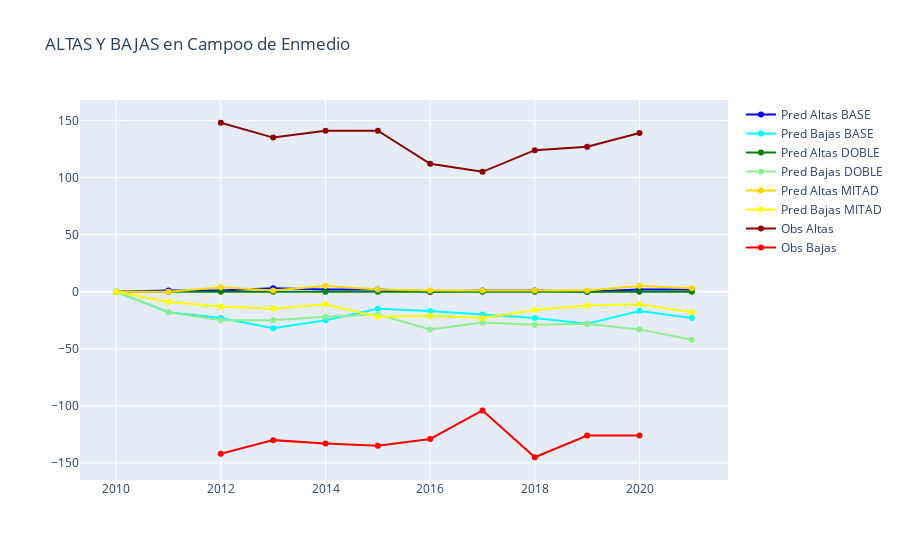

The notebook cell this image was saved under:
### Code cell
plotter(df_18_in, df_18_out,
        df_19_in, df_19_out,
        df_20_in, df_20_out,
        "39027", "Campoo de Enmedio")

### Figure 1 — Plotly figure (JSON) as saved in the notebook; plotly's stock layout.template omitted (floating-point values rounded to 4 significant figures)
{"data": [{"marker": {"color": "blue"}, "mode": "lines+markers", "name": "Pred Altas BASE", "showlegend": true, "type": "scatter", "x": [2010, 2011, 2012, 2013, 2014, 2015, 2016, 2017, 2018, 2019, 2020, 2021], "y": [0, 1, 1, 3, 2, 2, 0, 1, 1, 0, 2, 2]}, {"marker": {"color": "cyan"}, "mode": "lines+markers", "name": "Pred Bajas BASE", "showlegend": true, "type": "scatter", "x": [2010, 2011, 2012, 2013, 2014, 2015, 2016, 2017, 2018, 2019, 2020, 2021], "y": [0, -18, -23, -32, -25, -15, -17, -20, -23, -28, -17, -23]}, {"marker": {"color": "green"}, "mode": "lines+markers", "name": "Pred Altas DOBLE", "showlegend": true, "type": "scatter", "x": [2010, 2011, 2012, 2013, 2014, 2015, 2016, 2017, 2018, 2019, 2020, 2021], "y": [0, 0, 0, 0, 0, 0, 0, 0, 0, 0, 0, 0]}, {"marker": {"color": "lightgreen"}, "mode": "lines+markers", "name": "Pred Bajas DOBLE", "showlegend": true, "type": "scatter", "x": [2010, 2011, 2012, 2013, 2014, 2015, 2016, 2017, 2018, 2019, 2020, 2021], "y": [0, -18, -25, -25, -22, -20, -33, -27, -29, -28, -33, -42]}, {"marker": {"color": "gold"}, "mode": "lines+markers", "name": "Pred Altas MITAD", "showlegend": true, "type": "scatter", "x": [2010, 2011, 2012, 2013, 2014, 2015, 2016, 2017, 2018, 2019, 2020, 2021], "y": [0, 0, 4, 1, 5, 2, 1, 1, 1, 1, 5, 3]}, {"marker": {"color": "yellow"}, "mode": "lines+markers", "name": "Pred Bajas MITAD", "showlegend": true, "type": "scatter", "x": [2010, 2011, 2012, 2013, 2014, 2015, 2016, 2017, 2018, 2019, 2020, 2021], "y": [0, -9, -13, -15, -11, -22, -21, -23, -16, -12, -11, -18]}, {"marker": {"color": "darkred"}, "mode": "lines+markers", "name": "Obs Altas", "showlegend": true, "type": "scatter", "x": ["2010", "2011", "2012", "2013", "2014", "2015", "2016", "2017", "2018", "2019", "2020", "2021"], "y": [null, null, 148, 135, 141, 141, 112, 105, 124, 127, 139, null]}, {"marker": {"color": "red"}, "mode": "lines+markers", "name": "Obs Bajas", "showlegend": true, "type": "scatter", "x": ["2010", "2011", "2012", "2013", "2014", "2015", "2016", "2017", "2018", "2019", "2020", "2021"], "y": [null, null, -142, -130, -133, -135, -129, -104, -145, -126, -126, null]}], "layout": {"title": {"text": "ALTAS Y BAJAS en Campoo de Enmedio"}}}
